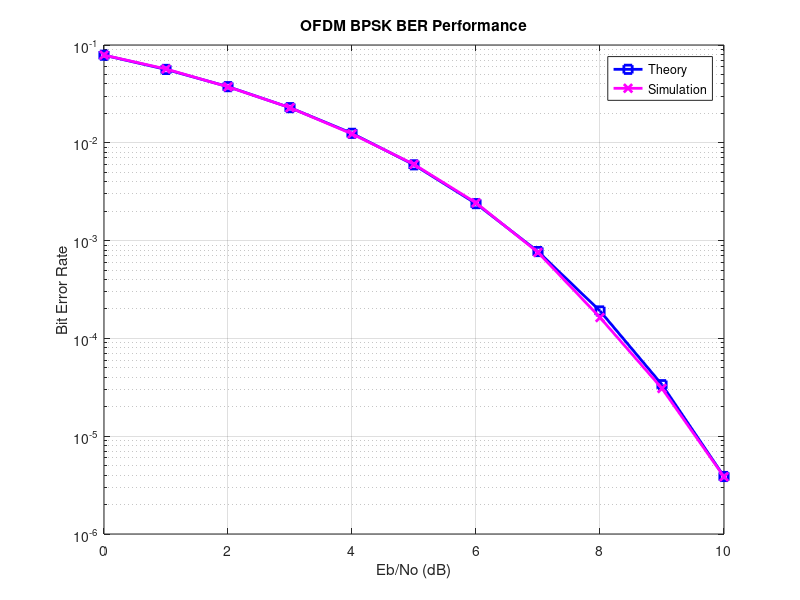

Source code (MATLAB):
%% Simplified OFDM Simulation for BPSK
clear;

%% Parameters
nFFT   = 64;         % FFT size
nDSC   = 52;         % Number of data subcarriers (52 out of 64)
nSym   = 1e4;        % Number of OFDM symbols
EbN0dB = 0:10;        % Eb/No range in dB

% Convert Eb/No to Es/No accounting for subcarrier usage and cyclic prefix overhead.
EsN0dB = EbN0dB + 10*log10(nDSC/nFFT) + 10*log10(64/80);

simBer = zeros(size(EbN0dB));  % To store simulated BER for each SNR

%% Simulation Loop over SNR values
for ii = 1:length(EbN0dB)
    %% Transmitter
    % 1. Generate random bits and BPSK modulation (0 -> -1, 1 -> +1)
    bits = randi([0,1], nSym, nDSC);
    modSymbols = 2*bits - 1;
    
    % 2. Map modulated symbols onto subcarriers:
    %    Use indices 7:32 for the first 26 and 34:59 for the next 26.
    X = zeros(nSym, nFFT);
    X(:,7:32)   = modSymbols(:,1:26);
    X(:,34:59)  = modSymbols(:,27:52);
    
    % 3. Convert from frequency to time domain using IFFT with normalization.
    x_time = (nFFT/sqrt(nDSC)) * ifft(fftshift(X.')).';
    
    % 4. Append a cyclic prefix (last 16 samples of each symbol)
    x_cp = [x_time(:,end-15:end) x_time];
    
    % 5. Serialize the matrix into a single vector for transmission.
    tx_signal = reshape(x_cp.', 1, []);
    
    %% Channel: AWGN Noise Addition
    % Generate complex Gaussian noise (unit variance) and scale it.
    noise = (1/sqrt(2)) * (randn(size(tx_signal)) + 1j*randn(size(tx_signal)));
    rx_signal = sqrt(80/64) * tx_signal + 10^(-EsN0dB(ii)/20) * noise;
    
    %% Receiver
    % 1. Reshape the received signal back into symbols and remove the cyclic prefix.
    rx_matrix = reshape(rx_signal, 80, nSym).';
    rx_matrix = rx_matrix(:, 17:end);  % Remove CP, keep last 64 samples
    
    % 2. Transform the received symbols to frequency domain.
    Y = (sqrt(nDSC)/nFFT) * fftshift(fft(rx_matrix.')).';
    
    % 3. Extract the data subcarriers using the same indices used at the transmitter.
    rxSymbols = Y(:, [7:32, 34:59]);
    
    % 4. BPSK demodulation: decide by taking the sign of the real part.
    demod = sign(real(rxSymbols));
    
    % 5. Map back to bits: (-1 -> 0, +1 -> 1)
    bitsHat = (demod + 1) / 2;
    
    % 6. Count bit errors.
    simBer(ii) = sum(sum(bitsHat ~= bits)) / (nSym * nDSC);
end

%% BER Calculation and Plotting
% Theoretical BER for BPSK over AWGN.
theoryBer = 0.5 * erfc(sqrt(10.^(EbN0dB/10)));

figure;
semilogy(EbN0dB, theoryBer, 'bs-', 'LineWidth',2);
hold on;
semilogy(EbN0dB, simBer, 'mx-', 'LineWidth',2);
grid on;
xlabel('Eb/No (dB)');
ylabel('Bit Error Rate');
legend('Theory', 'Simulation');
title('OFDM BPSK BER Performance');
